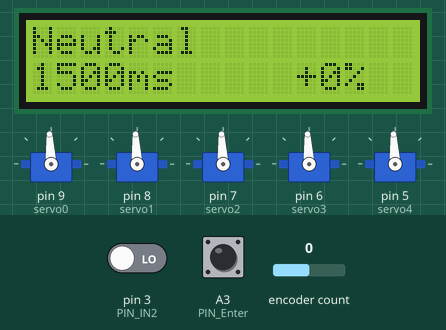
A program run on a simulated Arduino Pro Mini, built with avr-gcc and run on an emulated ATmega328P. Shown: 16×2 character LCD, 5 × servo. Inputs (shaded band) come from the test bench; at power-on: A3 (PIN_Enter) HIGH, encoder count 0, pin 3 (PIN_IN2) LOW. What the program prints to the serial monitor is not drawn.

Above: at 2.5 s.
2.6 s: A3 (PIN_Enter) pulled LOW for 0.15 s
At 3.6 s:
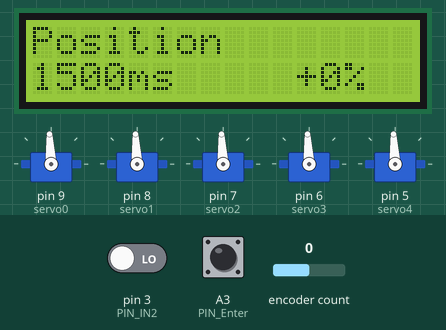
4.2 s: A3 (PIN_Enter) pulled LOW for 1 s
At 5.3 s:
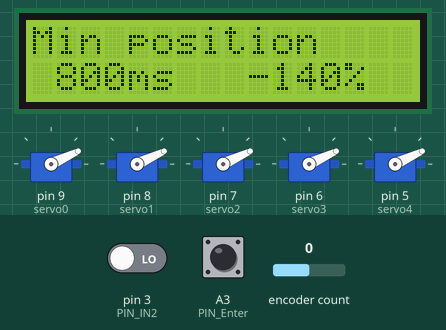
6.7 s: A3 (PIN_Enter) pulled LOW for 0.15 s
At 7.4 s:
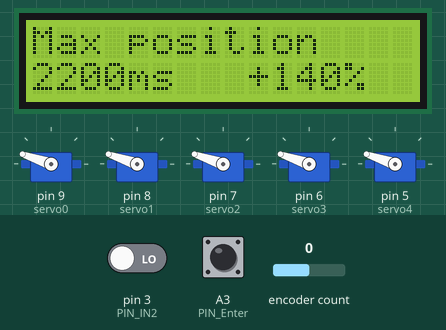
8.3 s: A3 (PIN_Enter) pulled LOW for 3.2 s
At 8.54 s:
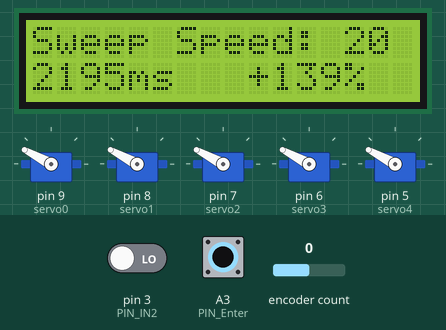
12.1 s: encoder count set to 1
At 12.82 s:
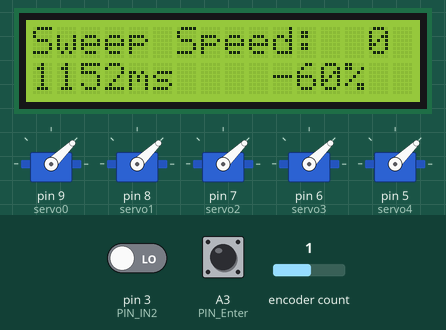
15.1 s: encoder count set to 0
At 15.48 s:
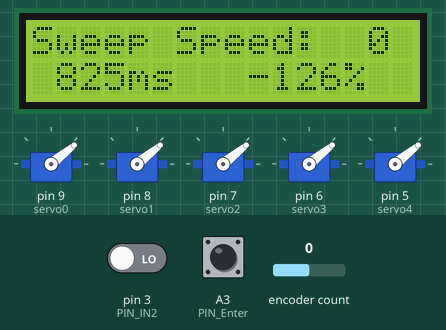
Timing chart, 0 to 19.1 s (numbered marks = the images above; inputs shaded):
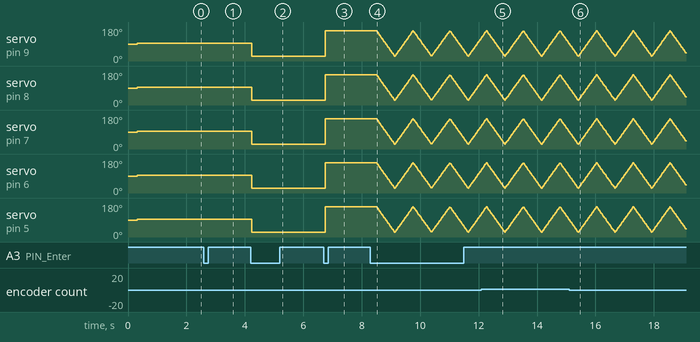

The program:

main.cpp
```cpp
/*********************

Example code for the Adafruit RGB Character LCD Shield and Library

This code displays text on the shield, and also reads the buttons on the keypad.
When a button is pressed, the backlight changes color.

**********************/

// include the library code:
#include "Arduino.h"
#include <EEPROM.h>
#include "global.h"
#include "Servo.h"
#include "LiquidCrystal_I2C.h"
#include "RotaryEncoder.h"

struct Config {
  float field1;
  byte field2;
  char name[10];
};

#define COLUMS           16
#define ROWS             2

#define LCD_SPACE_SYMBOL 0x20  //space symbol from the LCD ROM, see p.9 of GDM2004D datasheet

LiquidCrystal_I2C lcd(PCF8574_ADDR_A21_A11_A01, 4, 5, 6, 16, 11, 12, 13, 14, POSITIVE);

// A pointer to the dynamic created rotary encoder instance.
// This will be done in setup()
RotaryEncoder *encoder = nullptr;

#define PIN_IN1 2
#define PIN_IN2 3
#define PIN_Enter A3

static long pos = 0;
static long lastpos = 0;

Servo servo0;  // create servo object to control a servo
Servo servo1;  // create servo object to control a servo
Servo servo2;  // create servo object to control a servo
Servo servo3;  // create servo object to control a servo
Servo servo4;  // create servo object to control a servo
int potpin = A0;  // analog pin used to connect the potentiometer
volatile int val=1500;     // variable to read the value from the analog pin
static int oldval=1499;  // force write- and printout
bool increment = true;
int min_us = 800;
int max_us = 2200;
volatile long incval = 20;
volatile char title[17] = "Servotester";

volatile int timer2Counter;  //Timer-Variable
volatile long timer2Cnt;  //Timer-Variable

enum efunction: int{
  fNeutral = 0,
  fPosition = 1,
  fMinPos = 2,
  fMaxPos = 3,
  fSweep = 4,
  fEnd = 4
};

efunction func = fNeutral;
efunction oldfunc = fEnd;  //force function init

void printServoValue(){
  char valstr[17];

  int pc = int((long)((val - 1500) * 100 / 500));;

  lcd.clear();
  lcd.setCursor(0,0);
  snprintf(valstr, sizeof(valstr), "%s", title);
  lcd.print(valstr);
  lcd.setCursor(0, 1);
  snprintf(valstr, sizeof(valstr), "%4dms   %+4d%%  ", val, pc);
  lcd.print(valstr);
  Serial.println(valstr);
}

void WriteServoPosition(){
  servo0.writeMicroseconds(val);  // set servo to mid-point
  servo1.writeMicroseconds(val);  // set servo to mid-point
  servo2.writeMicroseconds(val);  // set servo to mid-point
  servo3.writeMicroseconds(val);  // set servo to mid-point
  servo4.writeMicroseconds(val);  // set servo to mid-point
}

// This interrupt routine will be called on any change of one of the input signals
void checkPosition()
{
  encoder->tick(); // just call tick() to check the state.
}

ISR(TIMER2_OVF_vect) {
  TCNT2 = timer2Counter;
  timer2Cnt--;
  if(timer2Cnt <= 0)
  {
    timer2Cnt = incval;
    if(func == fSweep){

      if(increment) val++;
      else val--;

      if(val <= min_us){
        increment=true;
        val = min_us;
      }

      if(val >= max_us){
        increment=false;
        val = max_us;
      }
    }

    WriteServoPosition();
  }
}

void setup() {
  // Debugging output
  Serial.begin(9600);
  // set up the LCD's number of columns and rows:
  while (lcd.begin(COLUMS, ROWS) != 1) //colums - 20, rows - 4
  {
    Serial.println(F("PCF8574 is not connected or lcd pins declaration is wrong. Only pins numbers: 4,5,6,16,11,12,13,14 are legal."));
    delay(2000);
  }

  lcd.setCursor(0, 0);
  lcd.print(F("PCF8574 is OK..."));    //(F()) saves string to flash & keeps dynamic memory free
  Serial.println(F("PCF8574 is OK..."));
  delay(200);
  lcd.clear();

  // setup the rotary encoder functionality

  // use FOUR3 mode when PIN_IN1, PIN_IN2 signals are always HIGH in latch position.
  // encoder = new RotaryEncoder(PIN_IN1, PIN_IN2, RotaryEncoder::LatchMode::FOUR3);

  // use FOUR0 mode when PIN_IN1, PIN_IN2 signals are always LOW in latch position.
  // encoder = new RotaryEncoder(PIN_IN1, PIN_IN2, RotaryEncoder::LatchMode::FOUR0);

  // use TWO03 mode when PIN_IN1, PIN_IN2 signals are both LOW or HIGH in latch position.
  encoder = new RotaryEncoder(PIN_IN1, PIN_IN2, RotaryEncoder::LatchMode::FOUR3);

  // register interrupt routine
  attachInterrupt(digitalPinToInterrupt(PIN_IN1), checkPosition, CHANGE);
  attachInterrupt(digitalPinToInterrupt(PIN_IN2), checkPosition, CHANGE);

  pinMode(PIN_Enter, INPUT_PULLUP);

  servo0.attach(9);  // attaches the servo on pin 9 to the servo object
  servo1.attach(8);  // attaches the servo on pin 9 to the servo object
  servo2.attach(7);  // attaches the servo on pin 9 to the servo object
  servo3.attach(6);  // attaches the servo on pin 9 to the servo object
  servo4.attach(5);  // attaches the servo on pin 9 to the servo object

  printServoValue();
  WriteServoPosition();

  // Setup Timer
  cli();//stop all interrupts
  TCCR2A = 0;  //delete all bits
  TCCR2B = 0;  //delete all bits
  timer2Counter = 200;
  timer2Cnt = incval;
  TCNT2 = timer2Counter;//preload timer

  TCCR2B |= (1 << CS10);
  TCCR2B |= (1 << CS12);//Sets Prescaler to 1024
  TIMSK2 |= (1 << TOIE2);// enables timer overflow interrups

  sei();//allow interrupts

  delay(1000);
}

uint8_t i=0;
void loop() {
  // set the cursor to column 0, line 1
  // (note: line 1 is the second row, since counting begins with 0):
  // lcd.setCursor(0, 1);
  // print the number of seconds since reset:
  // lcd.print(millis()/1000);

  static boolean enter = 0;

  boolean newenter = digitalRead(PIN_Enter);
  if(enter != newenter){
    Serial.println("enter: ");
    Serial.println(newenter);
    if(enter == 1){
      func = (efunction)((int)func + 1);
      if(func > fEnd) func = fNeutral;
    }
    printServoValue();
    enter = newenter;
  }


  //Accelleration
  // Define some constants.

  // the maximum acceleration is 10 times.
  constexpr float m = 50;

  // at 200ms or slower, there should be no acceleration. (factor 1)
  constexpr float longCutoff = 200;

  // at 5 ms, we want to have maximum acceleration (factor m)
  constexpr float shortCutoff = 5;

  // To derive the calc. constants, compute as follows:
  // On an x(ms) - y(factor) plane resolve a linear formular factor(ms) = a * ms + b;
  // where  f(4)=10 and f(200)=1

  constexpr float a = (m - 1) / (shortCutoff - longCutoff);
  constexpr float b = 1 - longCutoff * a;

  //Read Encoder
  lastpos = pos;
  encoder->tick(); // just call tick() to check the state.

  long newPos = encoder->getPosition();
  if (pos != newPos) {
    unsigned long ms = encoder->getMillisBetweenRotations();
    if(ms > longCutoff){
      Serial.print("Slow: ");
      Serial.println(ms);
    }
    else{
    // accelerate when there was a previous rotation in the same direction.

      // do some acceleration using factors a and b

      // limit to maximum acceleration
      if (ms < shortCutoff) {
        ms = shortCutoff;
      }

      float ticksActual_float = a * ms + b;
      Serial.print("  f= ");
      Serial.println(ticksActual_float);

      long deltaTicks = (long)ticksActual_float * (newPos - lastpos);
      Serial.print("  d= ");
      Serial.println(deltaTicks);

      newPos = newPos + deltaTicks;
      encoder->setPosition(newPos);

      Serial.print("Fast: ");
      Serial.println(ms);
    }
    Serial.print("pos:");
    Serial.print(newPos);
    Serial.print(" dir:");
    Serial.println((int)(encoder->getDirection()));
    pos = newPos;
    printServoValue();
  }

  if(func == fNeutral){
    if(func != oldfunc)
    {
      //Init function
      strncpy((char*)title,"Neutral",sizeof(title));
      val = 1500;
      printServoValue();

      oldfunc = func;
    }
  }

  //Position
  if(func == fPosition){
    if(func != oldfunc)
    {
      //Init function
      strncpy((char*)title,"Position",sizeof(title));

      val = 1500;
      pos = val;
      encoder->setPosition(pos);

      oldfunc = func;
    }

    val = pos;

    if(val > max_us){
      val=max_us;
      pos = val;
      encoder->setPosition(pos);
    }

    if(val < min_us){
      val=min_us;
      pos = val;
      encoder->setPosition(pos);
    }
  }

  if(func == fMinPos){
    if(func != oldfunc)
    {
      //Init function
      strncpy((char*)title,"Min position",sizeof(title));
      val = min_us;
      pos = val;
      encoder->setPosition(pos);
      oldfunc = func;
    }

    min_us = encoder->getPosition();
    val = min_us;
  }

  if(func == fMaxPos){
    if(func != oldfunc)
    {
      //Init function
      strncpy((char*)title,"Max position",sizeof(title));
      val = max_us;
      pos = val;
      encoder->setPosition(pos);
      oldfunc = func;
    }

    max_us = encoder->getPosition();
    val = max_us;

  }

  if(func == fSweep){
    if(func != oldfunc)
    {
      //Init function
      incval = 20l;
      snprintf((char*)title,sizeof(title),"Sweep Speed: %2ld",incval);
      encoder->setPosition((long)incval*10);
      oldfunc = func;
    }

    //Get Speed
    long oldincval = incval;
    long tmp = encoder->getPosition();

    if(tmp > 600){
      Serial.print(F(">60: "));
      Serial.println(tmp);
      tmp=600l;
      encoder->setPosition(tmp);
      pos = tmp;
    }

    if(tmp < 0){
      Serial.print(F("<0: "));
      Serial.println(tmp);
      tmp=0l;
      encoder->setPosition(tmp);
      pos = tmp;
    }

    incval = tmp/10;

    if(incval != oldincval){
      snprintf((char*)title,sizeof(title),"Sweep Speed: %2ld",incval);
    }

  }

  if(val != oldval){
    printServoValue();
    delay(100);
    oldval = val;
  }

}
```

global.h
```cpp
#define vermaj 1
#define vermin 0
#define verrel 0
#define version "V1.0.0"
```

Measured:
- after the input at 2.6 s, the display: changes after 0.18 s (image 1)
- after the input at 4.2 s, servo on pin 9 (servo0), servo on pin 8 (servo1), servo on pin 7 (servo2), servo on pin 6 (servo3), servo on pin 5 (servo4): 93° → 25° at once; the display: changes after 0.06 s (image 2)
- after the input at 6.7 s, servo on pin 9 (servo0), servo on pin 8 (servo1), servo on pin 7 (servo2), servo on pin 6 (servo3), servo on pin 5 (servo4): 25° → 161° at once; the display: changes after 0.06 s (image 3)
